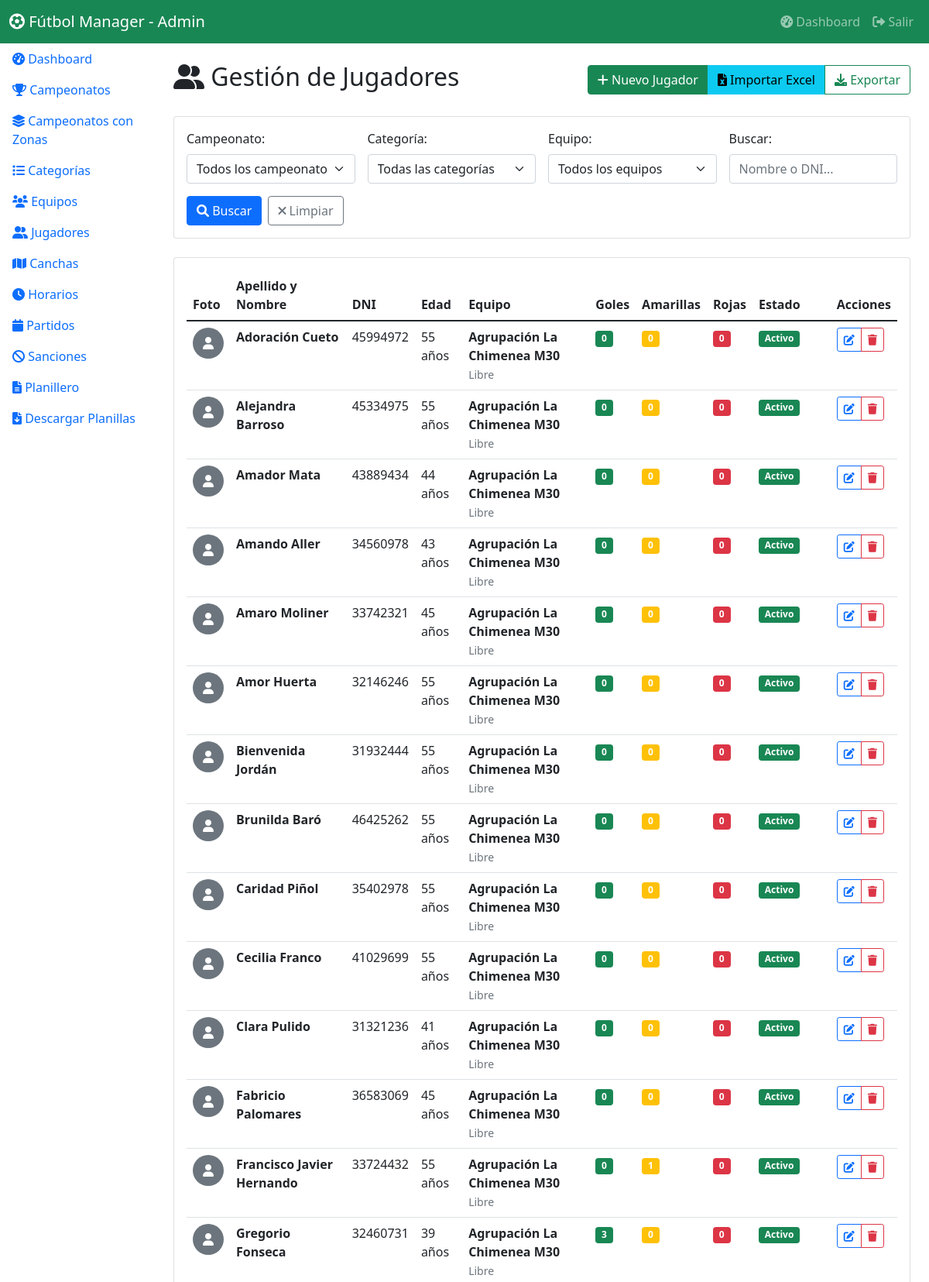
Screenshot of /admin/jugadores.php (signed in, upper part) with the database file from the repository.
### tables this page shows
CREATE TABLE `jugadores` (
  `id` int(11) NOT NULL,
  `equipo_id` int(11) NOT NULL,
  `dni` varchar(20) NOT NULL,
  `apellido_nombre` varchar(150) NOT NULL,
  `fecha_nacimiento` date NOT NULL,
  `foto` varchar(255) DEFAULT NULL,
  `activo` tinyint(1) DEFAULT 1,
  `amarillas_acumuladas` int(11) DEFAULT 0,
  `created_at` timestamp NULL DEFAULT current_timestamp()
);

CREATE TABLE `equipos` (
  `id` int(11) NOT NULL,
  `categoria_id` int(11) NOT NULL,
  `nombre` varchar(100) NOT NULL,
  `logo` varchar(255) DEFAULT NULL,
  `color_camiseta` varchar(50) DEFAULT NULL,
  `director_tecnico` varchar(100) DEFAULT NULL,
  `activo` tinyint(1) DEFAULT 1,
  `created_at` timestamp NULL DEFAULT current_timestamp()
);

CREATE TABLE `categorias` (
  `id` int(11) NOT NULL,
  `campeonato_id` int(11) NOT NULL,
  `nombre` varchar(50) NOT NULL,
  `descripcion` text DEFAULT NULL,
  `activa` tinyint(1) DEFAULT 1
);

### config.php (called while the page is built, shortened)
<?php
function calculateAge($birthdate) {
    $birth = new DateTime($birthdate);
    $today = new DateTime();
    return $today->diff($birth)->y;
}
?>

### admin/jugadores.php (the view, shortened to what this page needs)
<?php
require_once __DIR__ . '/../config.php';
$db = Database::getInstance()->getConnection();
$buscar = $_GET['buscar'] ?? '';
$sql = "SELECT j.*, e.nombre as equipo, c.nombre as categoria, camp.nombre as campeonato,
        (SELECT COUNT(*) FROM eventos_partido ep WHERE ep.jugador_id = j.id AND ep.tipo_evento = 'gol') as goles,
        (SELECT COUNT(*) FROM eventos_partido ep WHERE ep.jugador_id = j.id AND ep.tipo_evento = 'amarilla') as amarillas,
        (SELECT COUNT(*) FROM eventos_partido ep WHERE ep.jugador_id = j.id AND ep.tipo_evento = 'roja') as rojas,
        (SELECT COUNT(*) FROM sanciones s WHERE s.jugador_id = j.id AND s.activa = 1 AND s.partidos_cumplidos < s.partidos_suspension) as sancionado
        FROM jugadores j
        JOIN equipos e ON j.equipo_id = e.id
        JOIN categorias c ON e.categoria_id = c.id
        JOIN campeonatos camp ON c.campeonato_id = camp.id
        WHERE 1=1";
$params = [];
$sql .= " ORDER BY camp.nombre, c.nombre, e.nombre, j.apellido_nombre";
$stmt = $db->prepare($sql);
$stmt->execute($params);
$jugadores = $stmt->fetchAll();
?>
<!DOCTYPE html>
<html lang="es">
<head>
    <link href="https://cdnjs.cloudflare.com/ajax/libs/bootstrap/5.1.3/css/bootstrap.min.css" rel="stylesheet">
    <link href="https://cdnjs.cloudflare.com/ajax/libs/font-awesome/6.0.0/css/all.min.css" rel="stylesheet">
    <link href="<?php echo SITE_URL; ?>assets/css/style.css" rel="stylesheet">
</head>
<body>
    <nav class="navbar navbar-expand-lg navbar-dark bg-success">
        <div class="container-fluid">
            <a class="navbar-brand" href="<?php echo SITE_URL; ?>">
                <i class="fas fa-futbol"></i> Fútbol Manager - Admin
            </a>
            <div class="navbar-nav ms-auto">
                <a class="nav-link" href="dashboard.php">
                    <i class="fas fa-tachometer-alt"></i> Dashboard
                </a>
                <a class="nav-link" href="<?php echo SITE_URL; ?>logout.php">
                    <i class="fas fa-sign-out-alt"></i> Salir
                </a>
            </div>
        </div>
    </nav>
    <div class="container-fluid">
        <div class="row">
            <div class="col-md-3 col-lg-2 p-0">
                <?php include __DIR__ . '/include/sidebar.php'; ?>
            </div>
            <div class="col-md-9 col-lg-10 p-4">
                <div class="d-flex justify-content-between align-items-center mb-4">
                    <h2><i class="fas fa-user-friends"></i> Gestión de Jugadores</h2>
                    <div class="btn-group">
                        <button class="btn btn-success" data-bs-toggle="modal" data-bs-target="#modalJugador">
                            <i class="fas fa-plus"></i> Nuevo Jugador
                        </button>
                        <button class="btn btn-info" data-bs-toggle="modal" data-bs-target="#modalImportar">
                            <i class="fas fa-file-excel"></i> Importar Excel
                        </button>
                        <a href="export/jugadores_excel.php" class="btn btn-outline-success">
                            <i class="fas fa-download"></i> Exportar
                        </a>
                    </div>
                </div>
                <div class="card mb-4">
                    <div class="card-body">
                        <form method="GET" class="row g-3" id="filtrosForm">
                            <div class="col-md-3">
                                <label class="form-label">Campeonato:</label>
                                <select name="campeonato" class="form-select" id="campeonatoSelect" onchange="cargarCategorias()">
                                    <option value="">Todos los campeonatos</option>
                                </select>
                            </div>
                            <div class="col-md-3">
                                <label class="form-label">Categoría:</label>
                                <select name="categoria" id="categoriaSelect" class="form-select" onchange="cargarEquipos()">
                                    <option value="">Todas las categorías</option>
                                </select>
                            </div>
                            <div class="col-md-3">
                                <label class="form-label">Equipo:</label>
                                <select name="equipo" id="equipoSelect" class="form-select">
                                    <option value="">Todos los equipos</option>
                                </select>
                            </div>
                            <div class="col-md-3">
                                <label class="form-label">Buscar:</label>
                                <input type="text" name="buscar" class="form-control"
                                       placeholder="Nombre o DNI..." value="<?php echo htmlspecialchars($buscar); ?>">
                            </div>
                            <div class="col-12">
                                <div class="d-grid gap-2 d-md-flex">
                                    <button type="submit" class="btn btn-primary">
                                        <i class="fas fa-search"></i> Buscar
                                    </button>
                                    <a href="jugadores.php" class="btn btn-outline-secondary">
                                        <i class="fas fa-times"></i> Limpiar
                                    </a>
                                </div>
                            </div>
                        </form>
                    </div>
                </div>
                <div class="card">
                    <div class="card-body">
                        <?php if (empty($jugadores)): ?>
                            <div class="text-center py-4">
                                <i class="fas fa-user-friends fa-3x text-muted mb-3"></i>
                                <h5 class="text-muted">No hay jugadores registrados</h5>
                                <p class="text-muted">Use los filtros para buscar o agregue nuevos jugadores</p>
                            </div>
                        <?php else: ?>
                            <div class="table-responsive">
                                <table class="table table-hover">
                                    <thead>
                                        <tr>
                                            <th>Foto</th>
                                            <th>Apellido y Nombre</th>
                                            <th>DNI</th>
                                            <th>Edad</th>
                                            <th>Equipo</th>
                                            <th>Goles</th>
                                            <th>Amarillas</th>
                                            <th>Rojas</th>
                                            <th>Estado</th>
                                            <th>Acciones</th>
                                        </tr>
                                    </thead>
                                    <tbody>
                                        <?php foreach ($jugadores as $jugador): ?>
                                        <tr class="<?php echo $jugador['sancionado'] ? 'table-warning' : ''; ?>">
                                            <td>
                                                <?php if ($jugador['foto']): ?>
                                                    <img src="../uploads/<?php echo htmlspecialchars($jugador['foto']); ?>"
                                                         alt="Foto" class="rounded-circle" width="40" height="40" style="object-fit: cover;">
                                                <?php else: ?>
                                                    <div class="bg-secondary rounded-circle d-flex align-items-center justify-content-center"
                                                         style="width: 40px; height: 40px;">
                                                        <i class="fas fa-user text-white"></i>
                                                    </div>
                                                <?php endif; ?>
                                            </td>
                                            <td>
                                                <strong><?php echo htmlspecialchars($jugador['apellido_nombre']); ?></strong>
                                            </td>
                                            <td><?php echo htmlspecialchars($jugador['dni']); ?></td>
                                            <td><?php echo calculateAge($jugador['fecha_nacimiento']); ?> años</td>
                                            <td>
                                                <strong><?php echo htmlspecialchars($jugador['equipo']); ?></strong><br>
                                                <small class="text-muted"><?php echo htmlspecialchars($jugador['categoria']); ?></small>
                                            </td>
                                            <td>
                                                <span class="badge bg-success"><?php echo $jugador['goles']; ?></span>
                                            </td>
                                            <td>
                                                <span class="badge bg-warning"><?php echo $jugador['amarillas']; ?></span>
                                            </td>
                                            <td>
                                                <span class="badge bg-danger"><?php echo $jugador['rojas']; ?></span>
                                            </td>
                                            <td>
                                                <?php if ($jugador['sancionado']): ?>
                                                    <span class="badge bg-danger">Sancionado</span>
                                                <?php elseif ($jugador['activo']): ?>
                                                    <span class="badge bg-success">Activo</span>
                                                <?php else: ?>
                                                    <span class="badge bg-secondary">Inactivo</span>
                                                <?php endif; ?>
                                            </td>
                                            <td>
                                                <div class="btn-group" role="group">
                                                    <button class="btn btn-sm btn-outline-primary"
                                                        data-id="<?= $jugador['id'] ?>"
                                                        data-equipo="<?= $jugador['equipo_id'] ?>"
                                                        data-dni="<?= htmlspecialchars($jugador['dni'], ENT_QUOTES) ?>"
                                                        data-apellido="<?= htmlspecialchars($jugador['apellido_nombre'], ENT_QUOTES) ?>"
                                                        data-fecha="<?= $jugador['fecha_nacimiento'] ?>"
                                                        data-activo="<?= $jugador['activo'] ?>"
                                                        data-foto="<?= $jugador['foto'] ?>"
                                                        onclick="editarJugador(this)">
                                                        <i class="fas fa-edit"></i>
                                                    </button>
                                                    <button class="btn btn-sm btn-outline-danger"
                                                            onclick="eliminarJugador(<?php echo $jugador['id']; ?>, '<?php echo htmlspecialchars($jugador['apellido_nombre']); ?>')">
                                                        <i class="fas fa-trash"></i>
                                                    </button>
                                                </div>
                                            </td>
                                        </tr>
                                        <?php endforeach; ?>
                                    </tbody>
                                </table>
                            </div>
                        <?php endif; ?>
                    </div>
                </div>
            </div>
        </div>
    </div>
</body>
</html>

### rows the page displays
jugadores: apellido_nombre "Adoración Cueto", dni "45994972", fecha_nacimiento "55", equipo.nombre "Agrupación La Chimenea M30", categorias.nombre "Libre", goles "0", amarillas "0", rojas "0", activo "Activo"
jugadores: apellido_nombre "Alejandra Barroso", dni "45334975", fecha_nacimiento "55", equipo.nombre "Agrupación La Chimenea M30", categorias.nombre "Libre", goles "0", amarillas "0", rojas "0", activo "Activo"
jugadores: apellido_nombre "Amador Mata", dni "43889434", fecha_nacimiento "44", equipo.nombre "Agrupación La Chimenea M30", categorias.nombre "Libre", goles "0", amarillas "0", rojas "0", activo "Activo"
jugadores: apellido_nombre "Amando Aller", dni "34560978", fecha_nacimiento "43", equipo.nombre "Agrupación La Chimenea M30", categorias.nombre "Libre", goles "0", amarillas "0", rojas "0", activo "Activo"
jugadores: apellido_nombre "Amaro Moliner", dni "33742321", fecha_nacimiento "45", equipo.nombre "Agrupación La Chimenea M30", categorias.nombre "Libre", goles "0", amarillas "0", rojas "0", activo "Activo"
jugadores: apellido_nombre "Amor Huerta", dni "32146246", fecha_nacimiento "55", equipo.nombre "Agrupación La Chimenea M30", categorias.nombre "Libre", goles "0", amarillas "0", rojas "0", activo "Activo"
jugadores: apellido_nombre "Bienvenida Jordán", dni "31932444", fecha_nacimiento "55", equipo.nombre "Agrupación La Chimenea M30", categorias.nombre "Libre", goles "0", amarillas "0", rojas "0", activo "Activo"
jugadores: apellido_nombre "Brunilda Baró", dni "46425262", fecha_nacimiento "55", equipo.nombre "Agrupación La Chimenea M30", categorias.nombre "Libre", goles "0", amarillas "0", rojas "0", activo "Activo"
jugadores: apellido_nombre "Caridad Piñol", dni "35402978", fecha_nacimiento "55", equipo.nombre "Agrupación La Chimenea M30", categorias.nombre "Libre", goles "0", amarillas "0", rojas "0", activo "Activo"
jugadores: apellido_nombre "Cecilia Franco", dni "41029699", fecha_nacimiento "55", equipo.nombre "Agrupación La Chimenea M30", categorias.nombre "Libre", goles "0", amarillas "0", rojas "0", activo "Activo"
jugadores: apellido_nombre "Clara Pulido", dni "31321236", fecha_nacimiento "41", equipo.nombre "Agrupación La Chimenea M30", categorias.nombre "Libre", goles "0", amarillas "0", rojas "0", activo "Activo"
jugadores: apellido_nombre "Fabricio Palomares", dni "36583069", fecha_nacimiento "45", equipo.nombre "Agrupación La Chimenea M30", categorias.nombre "Libre", goles "0", amarillas "0", rojas "0", activo "Activo"
jugadores: apellido_nombre "Francisco Javier Hernando", dni "33724432", fecha_nacimiento "55", equipo.nombre "Agrupación La Chimenea M30", categorias.nombre "Libre", goles "0", amarillas "1", rojas "0", activo "Activo"
jugadores: apellido_nombre "Gregorio Fonseca", dni "32460731", fecha_nacimiento "39", equipo.nombre "Agrupación La Chimenea M30", categorias.nombre "Libre", goles "3", amarillas "0", rojas "0", activo "Activo"
